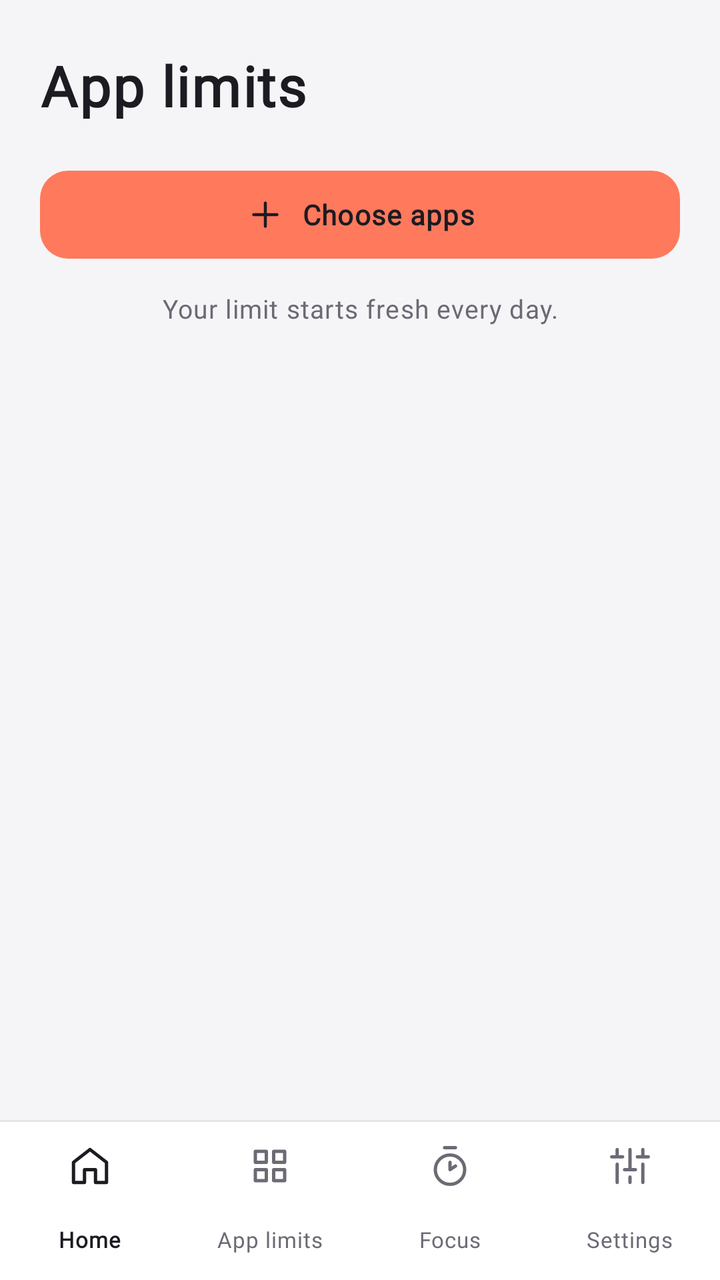
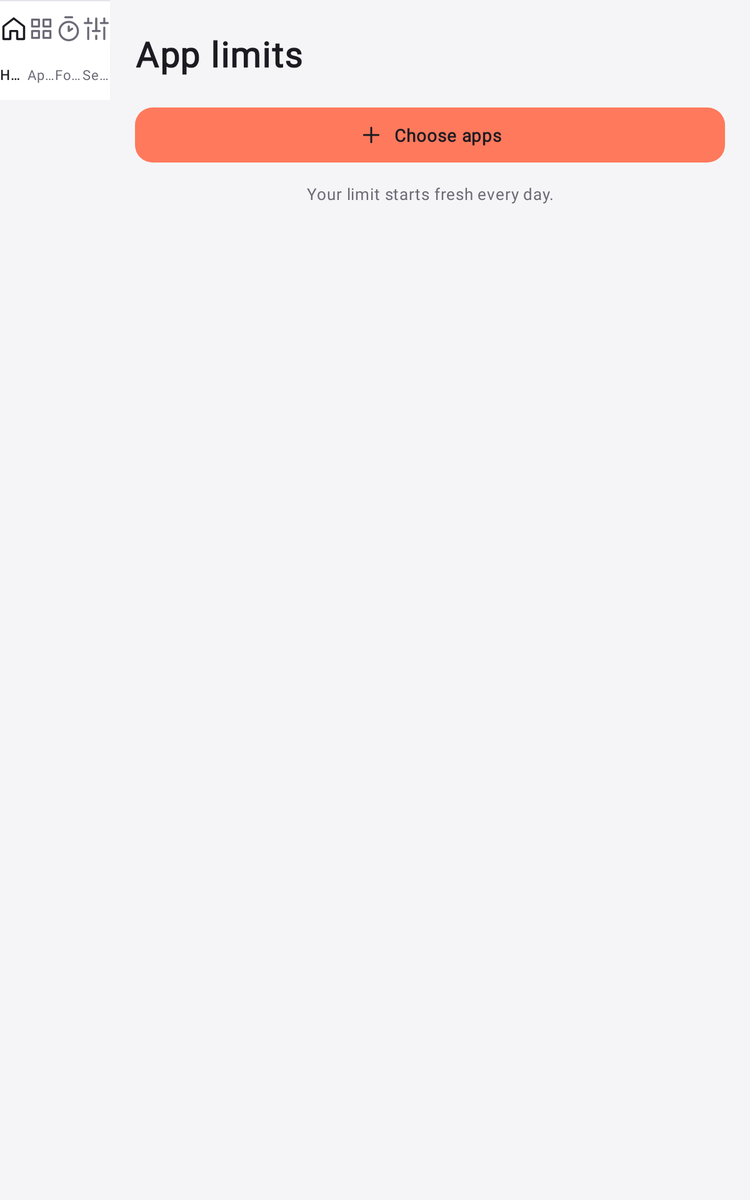

Two renders of one Android screen. The first uses the default layout on a phone; the second uses the alternative layout the repository ships for a different screen configuration, on a matching device. The two XML files are below.
<!-- AndroidManifest.xml: application theme Theme.RoastApp -->
<!-- res/layout/tracking_activity.xml -->
<?xml version="1.0" encoding="utf-8"?>
<androidx.constraintlayout.widget.ConstraintLayout xmlns:android="http://schemas.android.com/apk/res/android" xmlns:app="http://schemas.android.com/apk/res-auto" android:layout_width="match_parent" android:layout_height="match_parent" android:fitsSystemWindows="true" android:background="@color/pid_background">
  <include android:id="@+id/pid_navigation" layout="@layout/pid_navigation" android:layout_width="0dp" android:layout_height="wrap_content" app:layout_constraintBottom_toBottomOf="parent" app:layout_constraintStart_toStartOf="parent" app:layout_constraintEnd_toEndOf="parent" />
  <ScrollView android:id="@+id/pid_scroll" android:layout_width="0dp" android:layout_height="0dp" android:fillViewport="true" android:clipToPadding="false" app:layout_constraintTop_toTopOf="parent" app:layout_constraintBottom_toTopOf="@id/pid_navigation" app:layout_constraintStart_toStartOf="parent" app:layout_constraintEnd_toEndOf="parent">
    <androidx.constraintlayout.widget.ConstraintLayout android:layout_width="match_parent" android:layout_height="wrap_content">
      <LinearLayout android:layout_width="0dp" android:layout_height="wrap_content" android:orientation="vertical" android:paddingStart="20dp" android:paddingEnd="20dp" android:paddingTop="24dp" android:paddingBottom="32dp" app:layout_constraintTop_toTopOf="parent" app:layout_constraintStart_toStartOf="parent" app:layout_constraintEnd_toEndOf="parent" app:layout_constraintWidth_max="560dp">

        
        <com.google.android.material.button.MaterialButton android:id="@+id/btn_tracking_back" style="@style/Widget.PutItDown.Button.Back" android:layout_width="wrap_content" android:layout_height="wrap_content" android:text="@string/pid_back" android:visibility="gone" />

        <TextView android:id="@+id/text_tracking_title" android:layout_width="match_parent" android:layout_height="wrap_content" android:text="@string/pid_apps" android:textAppearance="@style/TextAppearance.PutItDown.Heading" />

        <TextView android:id="@+id/pid_tracking_count" android:layout_width="match_parent" android:layout_height="wrap_content" android:layout_marginTop="20dp" android:text="@string/pid_app_count_zero" android:textAppearance="@style/TextAppearance.PutItDown.GroupLabel" android:visibility="gone" />
        <LinearLayout android:id="@+id/pid_apps_container" android:layout_width="match_parent" android:layout_height="wrap_content" android:orientation="vertical" android:background="@drawable/pid_card_background" android:clipToOutline="true" android:layout_marginTop="8dp" android:visibility="gone" />

        <LinearLayout android:id="@+id/pid_apps_empty" android:layout_width="match_parent" android:layout_height="wrap_content" android:orientation="vertical" android:gravity="center" android:paddingTop="56dp" android:paddingBottom="8dp" android:visibility="gone">
          <ImageView android:layout_width="96dp" android:layout_height="96dp" android:src="@drawable/pid_illustration_empty" android:importantForAccessibility="no" />
          <TextView android:id="@+id/pid_apps_empty_title" android:layout_width="match_parent" android:layout_height="wrap_content" android:layout_marginTop="16dp" android:gravity="center" android:text="@string/pid_no_apps" android:textAppearance="@style/TextAppearance.PutItDown.Section" />
          <TextView android:id="@+id/pid_apps_empty_desc" android:layout_width="match_parent" android:layout_height="wrap_content" android:layout_marginTop="6dp" android:gravity="center" android:text="@string/pid_empty_desc" android:textAppearance="@style/TextAppearance.PutItDown.Label" android:textColor="@color/pid_on_surface_variant" />
        </LinearLayout>

        <com.google.android.material.button.MaterialButton android:id="@+id/pid_apps_add" style="@style/Widget.PutItDown.Button.Primary" android:layout_width="match_parent" android:layout_height="wrap_content" android:layout_marginTop="20dp" android:text="@string/pid_add_apps" app:icon="@drawable/pid_ic_plus" />

        <TextView android:id="@+id/pid_tracking_subtitle" android:layout_width="match_parent" android:layout_height="wrap_content" android:layout_marginTop="12dp" android:gravity="center" android:text="@string/pid_daily_reset" android:textAppearance="@style/TextAppearance.PutItDown.Supporting" />
      </LinearLayout>
    </androidx.constraintlayout.widget.ConstraintLayout>
  </ScrollView>
</androidx.constraintlayout.widget.ConstraintLayout>
<!-- res/layout/pid_navigation.xml (included above) -->
<?xml version="1.0" encoding="utf-8"?>
<FrameLayout
    xmlns:android="http://schemas.android.com/apk/res/android"
    xmlns:app="http://schemas.android.com/apk/res-auto"
    android:layout_width="match_parent"
    android:layout_height="wrap_content">
  <com.google.android.material.bottomnavigation.BottomNavigationView
      android:id="@+id/pid_bottom_nav"
      android:layout_width="match_parent"
      android:layout_height="wrap_content"
      android:background="@color/pid_surface"
      app:menu="@menu/pid_navigation"
      app:labelVisibilityMode="labeled"
      app:itemIconTint="@color/pid_nav_icon"
      app:itemTextColor="@color/pid_nav_content"
      app:itemActiveIndicatorStyle="@style/Widget.PutItDown.NavigationIndicator"
      app:itemTextAppearanceActive="@style/TextAppearance.PutItDown.Nav"
      app:itemTextAppearanceInactive="@style/TextAppearance.PutItDown.Nav"
      app:itemIconSize="22dp"
      app:elevation="0dp" />
  <View
      android:layout_width="match_parent"
      android:layout_height="1dp"
      android:background="@color/pid_outline_variant" />
</FrameLayout>
<!-- resources referenced by this layout -->
<resources>
  <color name="pid_background">#F5F5F7</color>
  <color name="pid_on_surface_variant">#6B6A75</color>
  <color name="pid_outline_variant">#E4E4E9</color>
  <color name="pid_surface">#FFFFFF</color>
  <string name="pid_add_apps">Choose apps</string>
  <string name="pid_app_count_zero">No apps selected</string>
  <string name="pid_apps">App limits</string>
  <string name="pid_back">Back</string>
  <string name="pid_daily_reset">Your limit starts fresh every day.</string>
  <string name="pid_empty_desc">Choose an app and set your first daily limit</string>
  <string name="pid_no_apps">No apps selected yet</string>
  <style name="TextAppearance.PutItDown.GroupLabel" parent="TextAppearance.PutItDown.Supporting">
      <item name="android:textStyle">bold</item>
    </style>
  <style name="TextAppearance.PutItDown.Heading" parent="TextAppearance.PutItDown.Body">
      <item name="android:textSize">@dimen/pid_type_heading</item>
      <item name="android:textStyle">bold</item>
    </style>
  <style name="TextAppearance.PutItDown.Label" parent="TextAppearance.PutItDown.Body">
      <item name="android:textSize">@dimen/pid_type_label</item>
    </style>
  <style name="TextAppearance.PutItDown.Nav" parent="TextAppearance.PutItDown.Supporting">
      <item name="android:textSize">11sp</item>
    </style>
  <style name="TextAppearance.PutItDown.Section" parent="TextAppearance.PutItDown.Body">
      <item name="android:textSize">@dimen/pid_type_section</item>
      <item name="android:textStyle">bold</item>
    </style>
  <style name="TextAppearance.PutItDown.Supporting" parent="TextAppearance.PutItDown.Body">
      <item name="android:textSize">@dimen/pid_type_supporting</item>
      <item name="android:textColor">@color/pid_on_surface_variant</item>
    </style>
  <dimen name="pid_card_radius">16dp</dimen>
  <color name="pid_on_surface">#1C1B22</color>
  <color name="pid_secondary_container">#EDEDF1</color>
  <color name="pid_brand_coral">#FF795C</color>
  <color name="pid_brand_ink">#252033</color>
  <color name="pid_on_secondary_container">#1C1B22</color>
  <dimen name="pid_type_heading">28sp</dimen>
  <dimen name="pid_type_label">14sp</dimen>
  <dimen name="pid_type_section">18sp</dimen>
  <dimen name="pid_type_supporting">13sp</dimen>
  <dimen name="pid_touch_target">48dp</dimen>
  <dimen name="pid_icon_size">20dp</dimen>
  <dimen name="pid_primary_height">52dp</dimen>
  <dimen name="pid_button_radius">14dp</dimen>
  <style name="ShapeAppearance_PutItDown" parent="">
      <item name="cornerFamily">rounded</item>
      <item name="cornerSize">@dimen/pid_card_radius</item>
    </style>
  <color name="pid_system_nav">@color/pid_surface</color>
  <dimen name="pid_type_body">16sp</dimen>
  <color name="pid_primary">#3448F0</color>
  <color name="pid_on_primary">#FFFFFF</color>
  <color name="pid_primary_container">#FF795C</color>
  <color name="pid_on_primary_container">#1C1B22</color>
  <color name="pid_secondary">#3448F0</color>
  <color name="pid_on_secondary">#FFFFFF</color>
  <color name="pid_outline">#8A8994</color>
  <color name="pid_error">#B3261E</color>
  <color name="pid_on_error">#FFFFFF</color>
  <color name="pid_error_container">#FCEEEE</color>
  <color name="pid_on_error_container">#B3261E</color>
  <style name="ThemeOverlay.PutItDown.BottomSheet" parent="ThemeOverlay.Material3.BottomSheetDialog">
      <item name="bottomSheetStyle">@style/Widget.PutItDown.BottomSheet</item>
      <item name="colorSurface">@color/pid_surface</item>
    </style>
  <style name="ThemeOverlay.PutItDown.Dialog" parent="ThemeOverlay.Material3.MaterialAlertDialog">
      <item name="colorSurface">@color/pid_surface</item>
      
      <item name="colorSurfaceContainerHigh">@color/pid_surface</item>
    </style>
  <dimen name="pid_card_padding">16dp</dimen>
  <style name="Widget.PutItDown.BottomSheet" parent="Widget.Material3.BottomSheet.Modal">
      <item name="backgroundTint">@color/pid_surface</item>
    </style>
  <!-- some entries are left out for length -->
</resources>
<!-- res/layout-sw600dp/tracking_activity.xml (the repository's variant of the layout above) -->
<!-- drawn on a 7-inch tablet held upright -->
<?xml version="1.0" encoding="utf-8"?>
<androidx.constraintlayout.widget.ConstraintLayout xmlns:android="http://schemas.android.com/apk/res/android" xmlns:app="http://schemas.android.com/apk/res-auto" android:layout_width="match_parent" android:layout_height="match_parent" android:fitsSystemWindows="true" android:background="@color/pid_background">
  <include android:id="@+id/pid_navigation" layout="@layout/pid_navigation" android:layout_width="88dp" android:layout_height="0dp" app:layout_constraintBottom_toBottomOf="parent" app:layout_constraintStart_toStartOf="parent" app:layout_constraintTop_toTopOf="parent" />
  <ScrollView android:id="@+id/pid_scroll" android:layout_width="0dp" android:layout_height="0dp" android:fillViewport="true" android:clipToPadding="false" app:layout_constraintTop_toTopOf="parent" app:layout_constraintEnd_toEndOf="parent" app:layout_constraintBottom_toBottomOf="parent" app:layout_constraintStart_toEndOf="@id/pid_navigation">
    <androidx.constraintlayout.widget.ConstraintLayout android:layout_width="match_parent" android:layout_height="wrap_content">
      <LinearLayout android:layout_width="0dp" android:layout_height="wrap_content" android:orientation="vertical" android:paddingStart="20dp" android:paddingEnd="20dp" android:paddingTop="24dp" android:paddingBottom="32dp" app:layout_constraintTop_toTopOf="parent" app:layout_constraintStart_toStartOf="parent" app:layout_constraintEnd_toEndOf="parent" app:layout_constraintWidth_max="560dp">

        
        <com.google.android.material.button.MaterialButton android:id="@+id/btn_tracking_back" style="@style/Widget.PutItDown.Button.Back" android:layout_width="wrap_content" android:layout_height="wrap_content" android:text="@string/pid_back" android:visibility="gone" />

        <TextView android:id="@+id/text_tracking_title" android:layout_width="match_parent" android:layout_height="wrap_content" android:text="@string/pid_apps" android:textAppearance="@style/TextAppearance.PutItDown.Heading" />

        <TextView android:id="@+id/pid_tracking_count" android:layout_width="match_parent" android:layout_height="wrap_content" android:layout_marginTop="20dp" android:text="@string/pid_app_count_zero" android:textAppearance="@style/TextAppearance.PutItDown.GroupLabel" android:visibility="gone" />
        <LinearLayout android:id="@+id/pid_apps_container" android:layout_width="match_parent" android:layout_height="wrap_content" android:orientation="vertical" android:background="@drawable/pid_card_background" android:clipToOutline="true" android:layout_marginTop="8dp" android:visibility="gone" />

        <LinearLayout android:id="@+id/pid_apps_empty" android:layout_width="match_parent" android:layout_height="wrap_content" android:orientation="vertical" android:gravity="center" android:paddingTop="56dp" android:paddingBottom="8dp" android:visibility="gone">
          <ImageView android:layout_width="96dp" android:layout_height="96dp" android:src="@drawable/pid_illustration_empty" android:importantForAccessibility="no" />
          <TextView android:id="@+id/pid_apps_empty_title" android:layout_width="match_parent" android:layout_height="wrap_content" android:layout_marginTop="16dp" android:gravity="center" android:text="@string/pid_no_apps" android:textAppearance="@style/TextAppearance.PutItDown.Section" />
          <TextView android:id="@+id/pid_apps_empty_desc" android:layout_width="match_parent" android:layout_height="wrap_content" android:layout_marginTop="6dp" android:gravity="center" android:text="@string/pid_empty_desc" android:textAppearance="@style/TextAppearance.PutItDown.Label" android:textColor="@color/pid_on_surface_variant" />
        </LinearLayout>

        <com.google.android.material.button.MaterialButton android:id="@+id/pid_apps_add" style="@style/Widget.PutItDown.Button.Primary" android:layout_width="match_parent" android:layout_height="wrap_content" android:layout_marginTop="20dp" android:text="@string/pid_add_apps" app:icon="@drawable/pid_ic_plus" />

        <TextView android:id="@+id/pid_tracking_subtitle" android:layout_width="match_parent" android:layout_height="wrap_content" android:layout_marginTop="12dp" android:gravity="center" android:text="@string/pid_daily_reset" android:textAppearance="@style/TextAppearance.PutItDown.Supporting" />
      </LinearLayout>
    </androidx.constraintlayout.widget.ConstraintLayout>
  </ScrollView>
</androidx.constraintlayout.widget.ConstraintLayout>
<!-- resources referenced by the variant -->
<!-- as a 7-inch tablet held upright resolves them -->
<resources>
  <color name="pid_background">#F5F5F7</color>
  <color name="pid_on_surface_variant">#6B6A75</color>
  <color name="pid_outline_variant">#E4E4E9</color>
  <color name="pid_surface">#FFFFFF</color>
  <string name="pid_add_apps">Choose apps</string>
  <string name="pid_app_count_zero">No apps selected</string>
  <string name="pid_apps">App limits</string>
  <string name="pid_back">Back</string>
  <string name="pid_daily_reset">Your limit starts fresh every day.</string>
  <string name="pid_empty_desc">Choose an app and set your first daily limit</string>
  <string name="pid_no_apps">No apps selected yet</string>
  <style name="TextAppearance.PutItDown.GroupLabel" parent="TextAppearance.PutItDown.Supporting">
      <item name="android:textStyle">bold</item>
    </style>
  <style name="TextAppearance.PutItDown.Heading" parent="TextAppearance.PutItDown.Body">
      <item name="android:textSize">@dimen/pid_type_heading</item>
      <item name="android:textStyle">bold</item>
    </style>
  <style name="TextAppearance.PutItDown.Label" parent="TextAppearance.PutItDown.Body">
      <item name="android:textSize">@dimen/pid_type_label</item>
    </style>
  <style name="TextAppearance.PutItDown.Nav" parent="TextAppearance.PutItDown.Supporting">
      <item name="android:textSize">11sp</item>
    </style>
  <style name="TextAppearance.PutItDown.Section" parent="TextAppearance.PutItDown.Body">
      <item name="android:textSize">@dimen/pid_type_section</item>
      <item name="android:textStyle">bold</item>
    </style>
  <style name="TextAppearance.PutItDown.Supporting" parent="TextAppearance.PutItDown.Body">
      <item name="android:textSize">@dimen/pid_type_supporting</item>
      <item name="android:textColor">@color/pid_on_surface_variant</item>
    </style>
  <dimen name="pid_card_radius">16dp</dimen>
  <color name="pid_on_surface">#1C1B22</color>
  <color name="pid_secondary_container">#EDEDF1</color>
  <color name="pid_brand_coral">#FF795C</color>
  <color name="pid_brand_ink">#252033</color>
  <color name="pid_on_secondary_container">#1C1B22</color>
  <dimen name="pid_type_heading">28sp</dimen>
  <dimen name="pid_type_label">14sp</dimen>
  <dimen name="pid_type_section">18sp</dimen>
  <dimen name="pid_type_supporting">13sp</dimen>
  <dimen name="pid_touch_target">48dp</dimen>
  <dimen name="pid_icon_size">20dp</dimen>
  <dimen name="pid_primary_height">52dp</dimen>
  <dimen name="pid_button_radius">14dp</dimen>
  <style name="ShapeAppearance_PutItDown" parent="">
      <item name="cornerFamily">rounded</item>
      <item name="cornerSize">@dimen/pid_card_radius</item>
    </style>
  <!-- from res/values-sw600dp/ -->
  <color name="pid_system_nav">@color/pid_background</color>
  <dimen name="pid_type_body">16sp</dimen>
  <color name="pid_primary">#3448F0</color>
  <color name="pid_on_primary">#FFFFFF</color>
  <color name="pid_primary_container">#FF795C</color>
  <color name="pid_on_primary_container">#1C1B22</color>
  <color name="pid_secondary">#3448F0</color>
  <color name="pid_on_secondary">#FFFFFF</color>
  <color name="pid_outline">#8A8994</color>
  <color name="pid_error">#B3261E</color>
  <color name="pid_on_error">#FFFFFF</color>
  <color name="pid_error_container">#FCEEEE</color>
  <color name="pid_on_error_container">#B3261E</color>
  <style name="ThemeOverlay.PutItDown.BottomSheet" parent="ThemeOverlay.Material3.BottomSheetDialog">
      <item name="bottomSheetStyle">@style/Widget.PutItDown.BottomSheet</item>
      <item name="colorSurface">@color/pid_surface</item>
    </style>
  <style name="ThemeOverlay.PutItDown.Dialog" parent="ThemeOverlay.Material3.MaterialAlertDialog">
      <item name="colorSurface">@color/pid_surface</item>
      
      <item name="colorSurfaceContainerHigh">@color/pid_surface</item>
    </style>
  <dimen name="pid_card_padding">16dp</dimen>
  <style name="Widget.PutItDown.BottomSheet" parent="Widget.Material3.BottomSheet.Modal">
      <item name="backgroundTint">@color/pid_surface</item>
    </style>
  <!-- some entries are left out for length -->
</resources>
